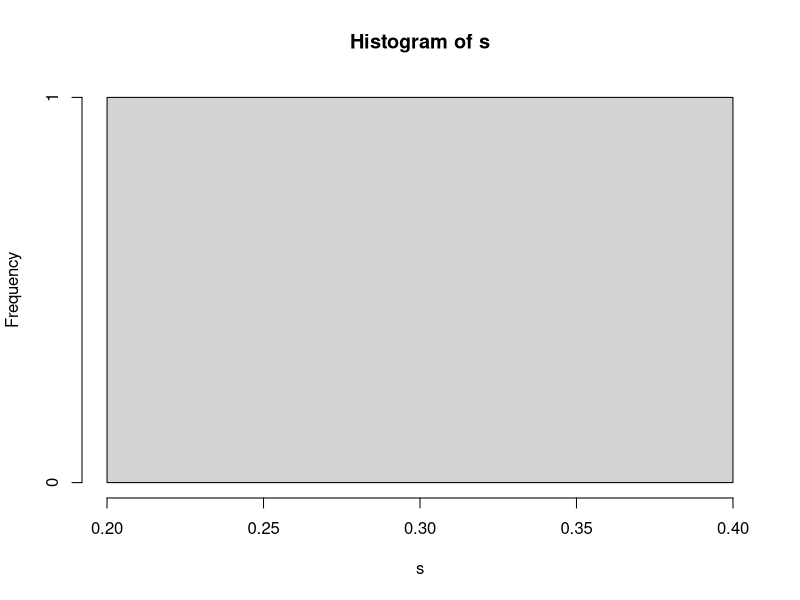
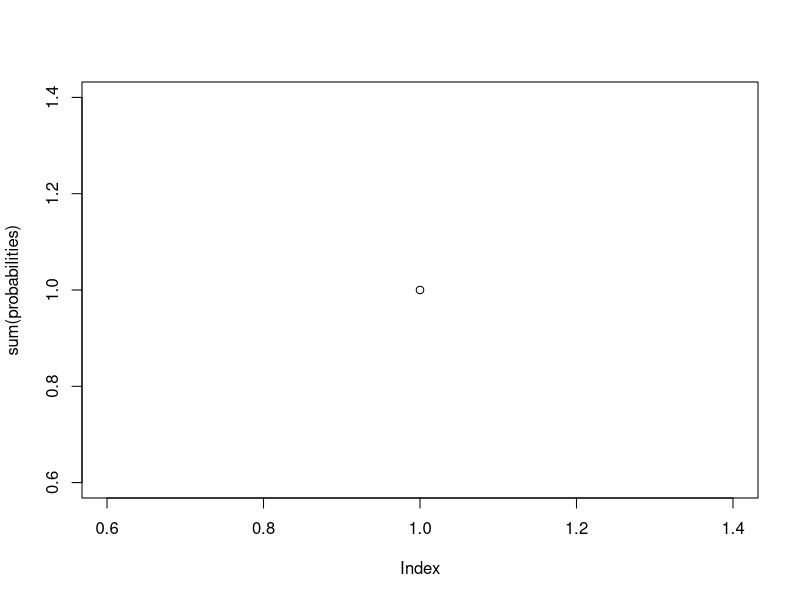
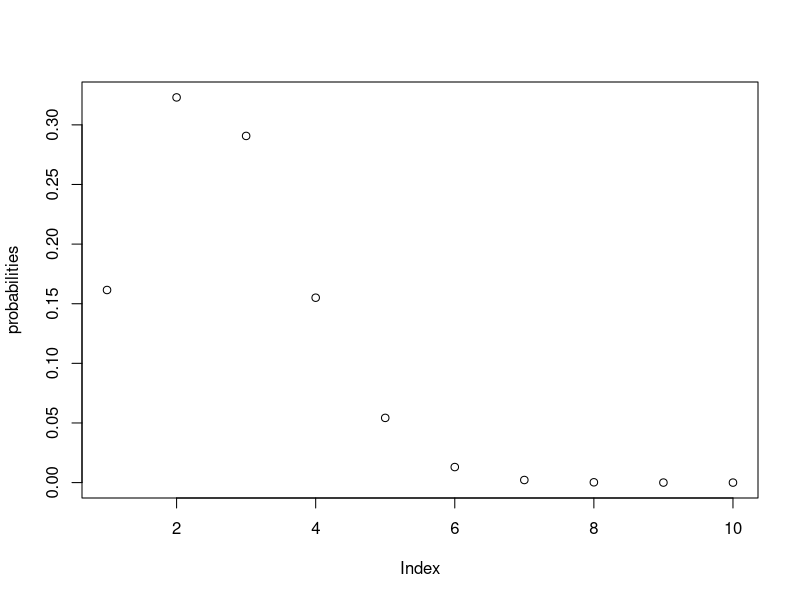

The R script that drew these images, in order:
#bionomial:
#dbinom(x,n,p)
dbinom(0,4,0.4)
dbinom(2,4,0.4)
sum(dbinom(c(2:4),4,0.4))#x>=2

s<-dbinom(2,4,0.4)
hist(s)


# l<-readline(prompt = "probability of success p=")
# m<-readline(prompt = "Number of trials n=")
# g<-readline(prompt = "Random numbers x=")
# dbinom(g,m,l)
# z<-dbinom(x=c(2:4),n,p)
# sum(z)
# w<-dbinom(x,n,p)
# sum(w)


# size = readline(prompt = "n=")
# 
# prob = 1/6
# 
# probabilities = dbinom(x = c(0:9), size , prob )
# sum(probabilities)

probabilities = dbinom(x = c(0:9), size=10 , prob =1/6)
 plot(sum(probabilities))
 plot(probabilities)
data.frame(probabilities)


#qbinom(x<=2,4,0.4)
